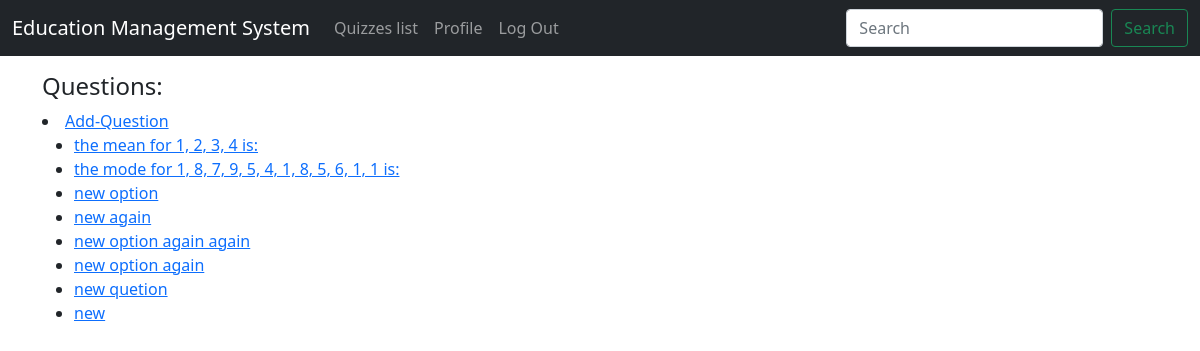
The page /quizzes/questions/ (signed in) on the database as committed earlier.
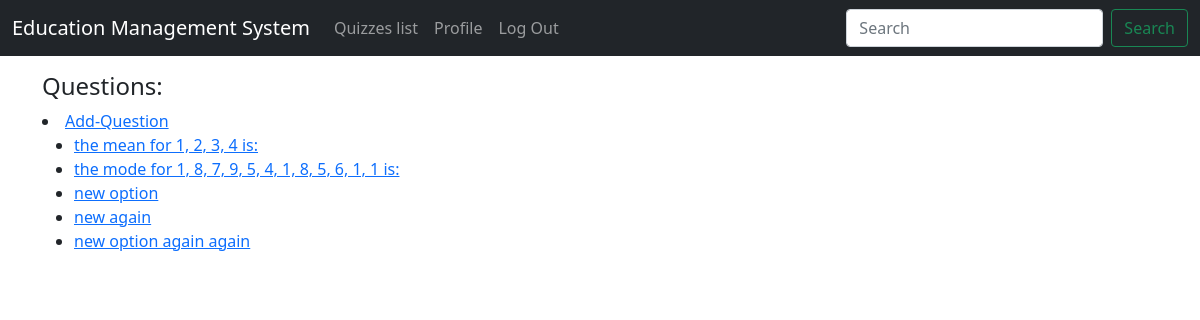
The same page on the database as committed later.
### quizzes/models.py (models this page shows, shortened)
class Question(models.Model):
    question = models.TextField()
    answers = models.ManyToManyField(Answer)
    true_answer = models.ForeignKey(
            Answer,
            on_delete = models.CASCADE,
            related_name = 'true_for',
    )
    q_type = models.CharField(max_length=50) # denote something like contain matrices or not

### accounts/decorators.py (the view)
    def wrapper_func(request,*args,**kwargs):
        group=None
        if request.user.groups.exists():
            group=request.user.groups.all()[0].name
        if group == 'students':
            return redirect('pages:home')
        if group == 'staff':
            return view_func(request,*args,**kwargs)

### quizzes/views.py (called while the page is built)
@login_required
@admin_only
def admin_questions_list_view(request):
    questions=Question.objects.all()
    context={
        "questions":questions,
    }
    return render(request,"staff/question_list.html",context)

### templates/staff/question_list.html
{% extends "base.html" %}
{% block content %}
    <h4>Questions: </h4>
    <li><a href="{% url 'quizzes:create_question' %}">Add-Question</a></li>
    <ul>
    {% for q in questions%}
        <li><a href="{% url 'quizzes:question_detail' q.id %}">{{ q.question }}</a></li>
    {% endfor %}
    </ul>
{% endblock content %}

Rows that differ between the two databases and show on the page:
removed Question: question "new option again"
removed Question: question "new quetion"
removed Question: question "new"
